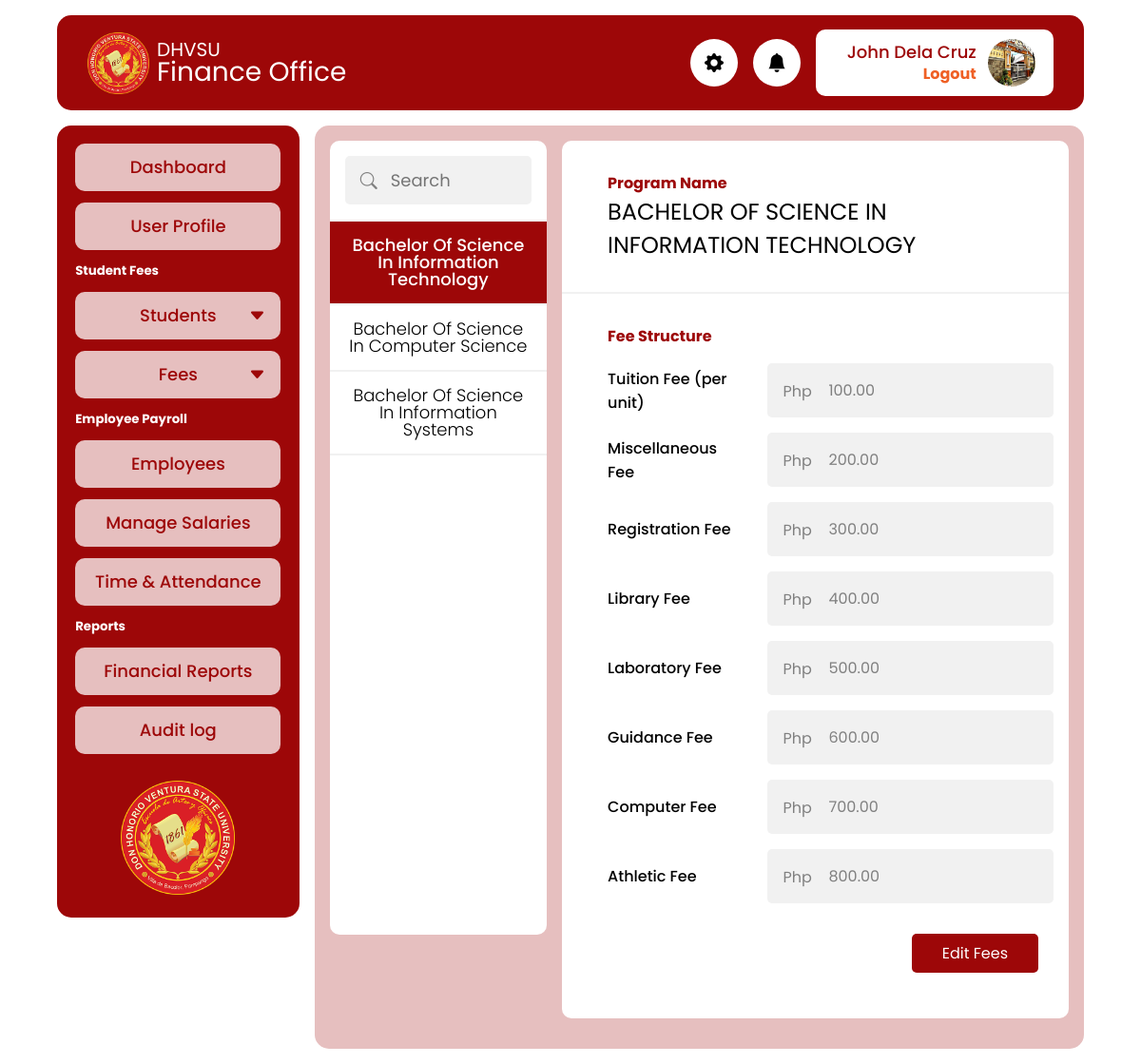
Before: /admin/program_fees.php?id=1 (signed in) with the older database file.
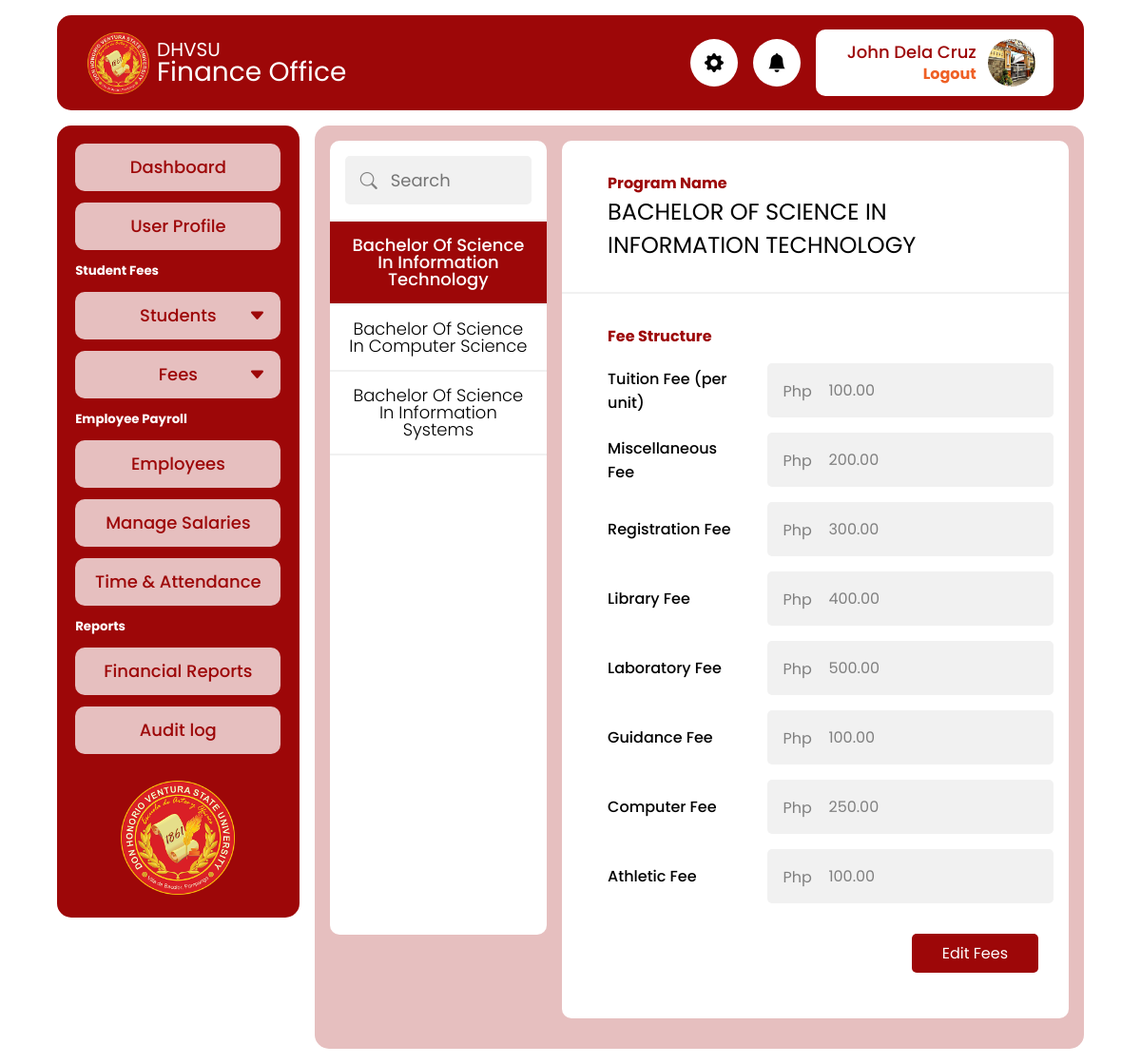
After: the same page with the newer database file.
### tables this page shows
CREATE TABLE `tbl_fee_struc` (
  `id` int(11) NOT NULL,
  `program_id` int(11) NOT NULL DEFAULT 0,
  `tuition_fee` decimal(15,2) NOT NULL DEFAULT 0.00,
  `misc_fee` decimal(15,2) NOT NULL DEFAULT 0.00,
  `registration_fee` decimal(15,2) NOT NULL DEFAULT 0.00,
  `library_fee` decimal(15,2) NOT NULL DEFAULT 0.00,
  `laboratory_fee` decimal(15,2) NOT NULL DEFAULT 0.00,
  `guidance_fee` decimal(15,2) NOT NULL DEFAULT 0.00,
  `computer_fee` decimal(15,2) NOT NULL DEFAULT 0.00,
  `athletic_fee` decimal(15,2) NOT NULL DEFAULT 0.00,
  `updated_on` datetime NOT NULL DEFAULT current_timestamp() ON UPDATE current_timestamp()
);

### app/util_func.php (called while the page is built, shortened)
<?php
function fetchItem(string $table, $id, $pdo)
{
  $sql = "SELECT * FROM $table WHERE id = ?";
  $stmt = $pdo->prepare($sql);
  $stmt->execute([$id]);
  return ($stmt->rowCount() > 0) ? $stmt->fetch() : null;
}

### app/fee_func.php (called while the page is built)
<?php
function fetchFeesOnProgram($program_id, $pdo)
{
  $sql = "SELECT * FROM tbl_fee_struc WHERE program_id = ?";
  $stmt = $pdo->prepare($sql);
  $stmt->execute([$program_id]);
  return ($stmt->rowCount() > 0) ? $stmt->fetch() : null;
}

### admin/program_fees.php (the view, shortened to what the changed rows need)
<?php
require_once './includes/header.php';
require_once '../app/fee_func.php';
if (isset($_GET["id"])) {
  $item = fetchItem('tbl_programs', $_GET["id"], $pdo);
  $fees = fetchFeesOnProgram($_GET["id"], $pdo);
}
?>
<main>
  <div class="program-fees">
    <div class="card">
      <div class="card-header">
        <div class="program-label">
          <h2><?= $item['program_name'] ?></h2>
        </div>
      </div>
      <div class="card-body">
        <form action="../app/fee_update.php" method="post">
          <div class="input-list" id="input-list">
            <div class="fee">
              <div class="input-with-currency">
                <div class="currency">Php</div>
                <input type="number" placeholder="1.00" step="0.01" class="input-control gray" disabled value="<?= $fees['tuition_fee'] ?>" name="tuition_fee">
              </div>
            </div>
            <div class="fee">
              <div class="input-with-currency">
                <div class="currency">Php</div>
                <input type="number" placeholder="1.00" step="0.01" class="input-control gray" disabled value="<?= $fees['misc_fee'] ?>" name="misc_fee">
              </div>
            </div>
            <div class="fee">
              <div class="input-with-currency">
                <div class="currency">Php</div>
                <input type="number" placeholder="1.00" step="0.01" class="input-control gray" disabled value="<?= $fees['registration_fee'] ?>" name="registration_fee">
              </div>
            </div>
            <div class="fee">
              <div class="input-with-currency">
                <div class="currency">Php</div>
                <input type="number" placeholder="1.00" step="0.01" class="input-control gray" disabled value="<?= $fees['library_fee'] ?>" name="library_fee">
              </div>
            </div>
            <div class="fee">
              <div class="input-with-currency">
                <div class="currency">Php</div>
                <input type="number" placeholder="1.00" step="0.01" class="input-control gray" disabled value="<?= $fees['laboratory_fee'] ?>" name="laboratory_fee">
              </div>
            </div>
            <div class="fee">
              <div class="input-with-currency">
                <div class="currency">Php</div>
                <input type="number" placeholder="1.00" step="0.01" class="input-control gray" disabled value="<?= $fees['guidance_fee'] ?>" name="guidance_fee">
              </div>
            </div>
            <div class="fee">
              <div class="input-with-currency">
                <div class="currency">Php</div>
                <input type="number" placeholder="1.00" step="0.01" class="input-control gray" disabled value="<?= $fees['computer_fee'] ?>" name="computer_fee">
              </div>
            </div>
            <div class="fee">
              <div class="input-with-currency">
                <div class="currency">Php</div>
                <input type="number" placeholder="1.00" step="0.01" class="input-control gray" disabled value="<?= $fees['athletic_fee'] ?>" name="athletic_fee">
              </div>
            </div>
          </div>
        </form>
      </div>
    </div>
  </div>
</main>
<?php
require_once  './includes/footer.php'
?>

Changed rows visible on the page:
changed tbl_fee_struc: guidance_fee "600.00" → "100.00"; computer_fee "700.00" → "250.00"; athletic_fee "800.00" → "100.00"
